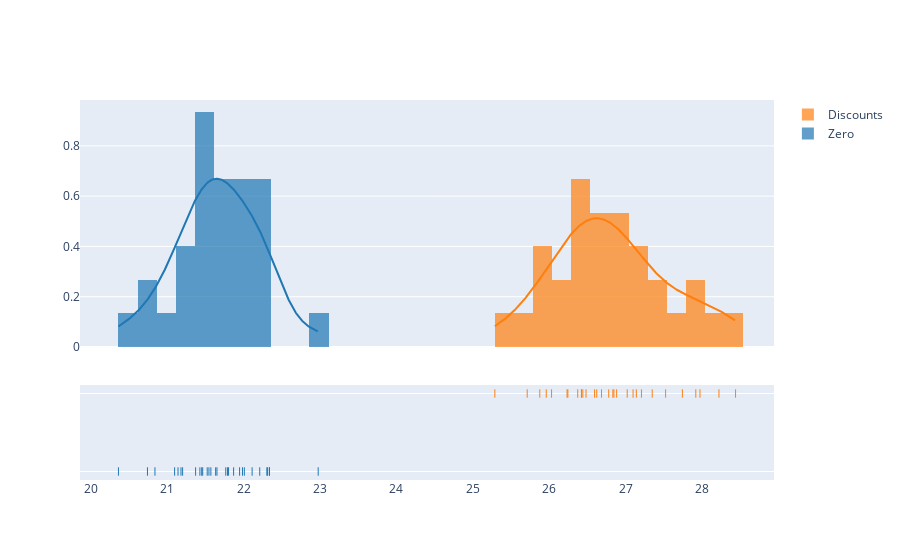

The code cell stored with this chart in its notebook:
### Code cell
hist_data = [sample_quant_zero, sample_quant_dis]
group_labels = ['Zero','Discounts']
fig = ff.create_distplot(hist_data, group_labels, bin_size = 0.25)
fig.show()

### Figure 1 — Plotly figure (JSON) as saved in the notebook; plotly's stock layout.template omitted (floating-point values rounded to 4 significant figures; data arrays with more than 128 entries replaced by an {"elided": "..."} marker saying what was removed)
{"data": [{"autobinx": false, "histnorm": "probability density", "legendgroup": "Zero", "marker": {"color": "rgb(31, 119, 180)"}, "name": "Zero", "opacity": 0.7, "type": "histogram", "x": [21.65, 21.52, 20.84, 21.2, 22.98, 21.18, 21.46, 21.63, 21.87, 21.8, 21.98, 21.43, 21.95, 21.37, 21.55, 22.34, 21.79, 22.01, 22.34, 22.31, 20.36, 21.57, 20.74, 21.1, 21.45, 22.21, 22.11, 22.3, 21.14, 21.77], "xaxis": "x", "xbins": {"end": 22.98, "size": 0.25, "start": 20.36}, "yaxis": "y"}, {"autobinx": false, "histnorm": "probability density", "legendgroup": "Discounts", "marker": {"color": "rgb(255, 127, 14)"}, "name": "Discounts", "opacity": 0.7, "type": "histogram", "x": [26.88, 28.22, 27.74, 26.42, 26.68, 26.62, 26.85, 27.21, 25.88, 26.44, 26.42, 26.48, 26.59, 28.44, 26.03, 27.02, 26.24, 25.71, 27.35, 26.37, 27.92, 26.83, 27.52, 27.1, 25.96, 26.78, 27.97, 25.29, 26.23, 27.14], "xaxis": "x", "xbins": {"end": 28.44, "size": 0.25, "start": 25.29}, "yaxis": "y"}, {"legendgroup": "Zero", "marker": {"color": "rgb(31, 119, 180)"}, "mode": "lines", "name": "Zero", "showlegend": false, "type": "scatter", "x": {"elided": "500 float values"}, "xaxis": "x", "y": {"elided": "500 float values"}, "yaxis": "y"}, {"legendgroup": "Discounts", "marker": {"color": "rgb(255, 127, 14)"}, "mode": "lines", "name": "Discounts", "showlegend": false, "type": "scatter", "x": {"elided": "500 float values"}, "xaxis": "x", "y": {"elided": "500 float values"}, "yaxis": "y"}, {"legendgroup": "Zero", "marker": {"color": "rgb(31, 119, 180)", "symbol": "line-ns-open"}, "mode": "markers", "name": "Zero", "showlegend": false, "type": "scatter", "x": [21.65, 21.52, 20.84, 21.2, 22.98, 21.18, 21.46, 21.63, 21.87, 21.8, 21.98, 21.43, 21.95, 21.37, 21.55, 22.34, 21.79, 22.01, 22.34, 22.31, 20.36, 21.57, 20.74, 21.1, 21.45, 22.21, 22.11, 22.3, 21.14, 21.77], "xaxis": "x", "y": ["Zero", "Zero", "Zero", "Zero", "Zero", "Zero", "Zero", "Zero", "Zero", "Zero", "Zero", "Zero", "Zero", "Zero", "Zero", "Zero", "Zero", "Zero", "Zero", "Zero", "Zero", "Zero", "Zero", "Zero", "Zero", "Zero", "Zero", "Zero", "Zero", "Zero"], "yaxis": "y2"}, {"legendgroup": "Discounts", "marker": {"color": "rgb(255, 127, 14)", "symbol": "line-ns-open"}, "mode": "markers", "name": "Discounts", "showlegend": false, "type": "scatter", "x": [26.88, 28.22, 27.74, 26.42, 26.68, 26.62, 26.85, 27.21, 25.88, 26.44, 26.42, 26.48, 26.59, 28.44, 26.03, 27.02, 26.24, 25.71, 27.35, 26.37, 27.92, 26.83, 27.52, 27.1, 25.96, 26.78, 27.97, 25.29, 26.23, 27.14], "xaxis": "x", "y": ["Discounts", "Discounts", "Discounts", "Discounts", "Discounts", "Discounts", "Discounts", "Discounts", "Discounts", "Discounts", "Discounts", "Discounts", "Discounts", "Discounts", "Discounts", "Discounts", "Discounts", "Discounts", "Discounts", "Discounts", "Discounts", "Discounts", "Discounts", "Discounts", "Discounts", "Discounts", "Discounts", "Discounts", "Discounts", "Discounts"], "yaxis": "y2"}], "layout": {"barmode": "overlay", "hovermode": "closest", "legend": {"traceorder": "reversed"}, "xaxis": {"anchor": "y2", "domain": [0, 1], "zeroline": false}, "yaxis": {"anchor": "free", "domain": [0.35, 1], "position": 0}, "yaxis2": {"anchor": "x", "domain": [0, 0.25], "dtick": 1, "showticklabels": false}}}
